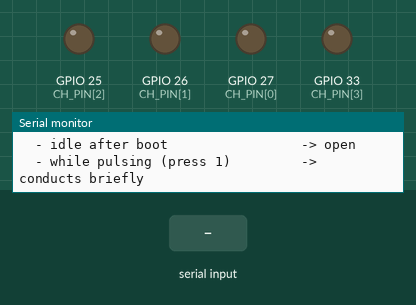
The sketch below on a simulated ESP32. On the bench: output pins drawn as LEDs (lit = HIGH), the last lines printed to the serial monitor. Inputs (shaded band) come from the test bench.

Above: at 1.5 s.
1.6 s: "1" received over Serial
At 1.75 s:
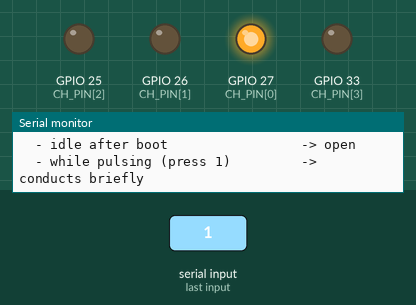
3.4 s: "2" received over Serial
At 3.55 s:
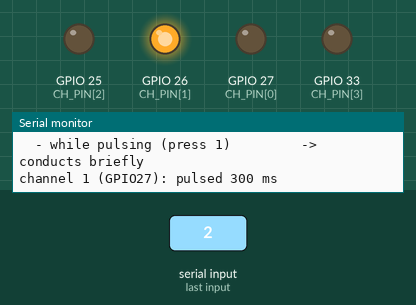
Timing chart, 0 to 6.4 s (numbered marks = the images above; inputs shaded):
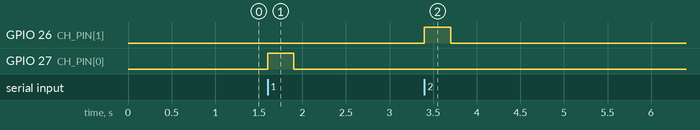

Measured:
- after the input at 1.6 s, GPIO 27 (CH_PIN[0]): LOW → HIGH at once, → LOW 0.30 s later
- after the input at 3.4 s, GPIO 26 (CH_PIN[1]): LOW → HIGH at once, → LOW 0.30 s later

The sketch:

test_output_channels.ino
```cpp
// test_output_channels — proves the four actuation channels are safe BEFORE
// anything is soldered to the handset.
//
// Nothing here touches the desk. The optocouplers are wired on the breadboard
// with their output side connected to NOTHING, so the worst this sketch can do
// is light an infrared LED inside a chip.
//
// What it is here to prove, in order of importance:
//
//   1. The pins are LOW at reset and stay LOW through boot. Everything in
//      ADR-024 rests on this: the watchdog protects us by resetting the chip,
//      and a reset only helps if a reset leaves the channels open. If a pin
//      came up HIGH during boot, the watchdog would ACTIVATE a button instead
//      of releasing it — the exact opposite of the protection.
//   2. A commanded pulse lasts what it should and not a millisecond more.
//   3. Only one channel is ever active at a time.
//
// Wiring, per channel (see docs/SEGURIDAD.md):
//
//     GPIO --[330 ohm]--|>|-- PC817 pin 1 (anode)      (320 ohm is fine too:
//                             the value is not critical, see below)
//                             PC817 pin 2 (cathode) -- GND
//       |
//     [10k]        pull-down: without it, a weak internal pull-up at boot
//       |          (~45 kohm) would push ~47 uA through the LED, which is
//      GND         uncomfortably close to the ~90 uA the handset needs to see
//                  a key. With it, that leakage sits at 0.6 V — far below the
//                  1.2 V the LED needs to conduct at all.
//
//     Multimeter across PC817 pins 3 and 4 (the output) to watch the channel.
//
// The series resistor is deliberately uncritical. It sets the LED current, and
// the LED only has to switch the ~90 uA the handset's key matrix carries. With
// a CTR of 200% even 0.2 mA through the LED gives four times the margin needed,
// so anything from 300 ohm to about 2 kohm works. 330 ohm gives 6.4 mA and 320
// gives 6.6 mA — a 3% difference that changes nothing.

#include <Arduino.h>

// Four free pins, consecutive on the right-hand terminal block. None of them is
// a strapping pin (0, 2, 5, 12, 15), none belongs to the flash (6..11), and all
// four can drive an output — unlike P34, P35, SVN and SVP on that same block,
// which are input-only.
static const uint8_t CH_PIN[4] = {27, 26, 25, 33};
static const char *CH_NAME[4] = {"1", "2", "3", "4"};

// ADR-023: no pulse may ever outlast this. 300 ms sits between the 160 ms the
// AiP650E needs to register a press at all and the 2.2 s that turns a tap into
// continuous movement.
static const uint32_t PULSE_MS = 300;

static const uint32_t SERIAL_BAUD = 921600;

// --------------------------------------------------------------- channels ---

static void allChannelsOff() {
  for (uint8_t i = 0; i < 4; i++) digitalWrite(CH_PIN[i], LOW);
}

// Drives one channel for PULSE_MS and reports how long it actually took, so the
// number can be checked rather than trusted.
static void pulse(uint8_t idx) {
  allChannelsOff();  // never two at once, whatever happened before

  uint32_t t0 = millis();
  digitalWrite(CH_PIN[idx], HIGH);
  while ((uint32_t)(millis() - t0) < PULSE_MS) {
  }
  digitalWrite(CH_PIN[idx], LOW);
  uint32_t took = millis() - t0;

  char buf[96];
  snprintf(buf, sizeof(buf), "channel %s (GPIO%u): pulsed %lu ms", CH_NAME[idx],
           (unsigned)CH_PIN[idx], (unsigned long)took);
  Serial.println(buf);
}

static void printLevels() {
  char buf[96];
  Serial.println("current pin levels (all should read 0):");
  for (uint8_t i = 0; i < 4; i++) {
    snprintf(buf, sizeof(buf), "   channel %s  GPIO%-2u = %d", CH_NAME[i],
             (unsigned)CH_PIN[i], digitalRead(CH_PIN[i]));
    Serial.println(buf);
  }
}

static void printHelp() {
  Serial.println();
  Serial.println("  1 2 3 4  pulse that channel for 300 ms");
  Serial.println("  l        print the level of all four pins");
  Serial.println("  h        this help");
  Serial.println();
}

// ------------------------------------------------------------------ main ---

void setup() {
  // FIRST, before anything else can take time: drive every channel low.
  //
  // Between reset and this line the pins are inputs, which cannot source the
  // current the optocoupler LED needs — that is what makes a reset safe. This
  // loop closes the remaining window as early as the program can.
  for (uint8_t i = 0; i < 4; i++) {
    pinMode(CH_PIN[i], OUTPUT);
    digitalWrite(CH_PIN[i], LOW);
  }

  Serial.begin(SERIAL_BAUD);
  delay(300);

  Serial.println();
  Serial.println("=== test_output_channels — actuation safety check ===");
  Serial.println("Output side of every PC817 must be connected to NOTHING.");
  Serial.println("The desk is not involved in this test.");
  char buf[96];
  snprintf(buf, sizeof(buf), "Channels: GPIO%u %u %u %u   pulse = %lu ms",
           (unsigned)CH_PIN[0], (unsigned)CH_PIN[1], (unsigned)CH_PIN[2],
           (unsigned)CH_PIN[3], (unsigned long)PULSE_MS);
  Serial.println(buf);
  printHelp();
  printLevels();
  Serial.println();
  Serial.println("Now check with the multimeter across PC817 pins 3-4:");
  Serial.println("  - holding EN (chip in reset)      -> open, megohms");
  Serial.println("  - releasing EN, during boot       -> no beep in continuity");
  Serial.println("  - idle after boot                 -> open");
  Serial.println("  - while pulsing (press 1)         -> conducts briefly");
  Serial.println();
}

void loop() {
  if (!Serial.available()) return;
  int c = Serial.read();
  if (c >= '1' && c <= '4') {
    pulse((uint8_t)(c - '1'));
  } else if (c == 'l') {
    printLevels();
  } else if (c == 'h') {
    printHelp();
  }
}
```
